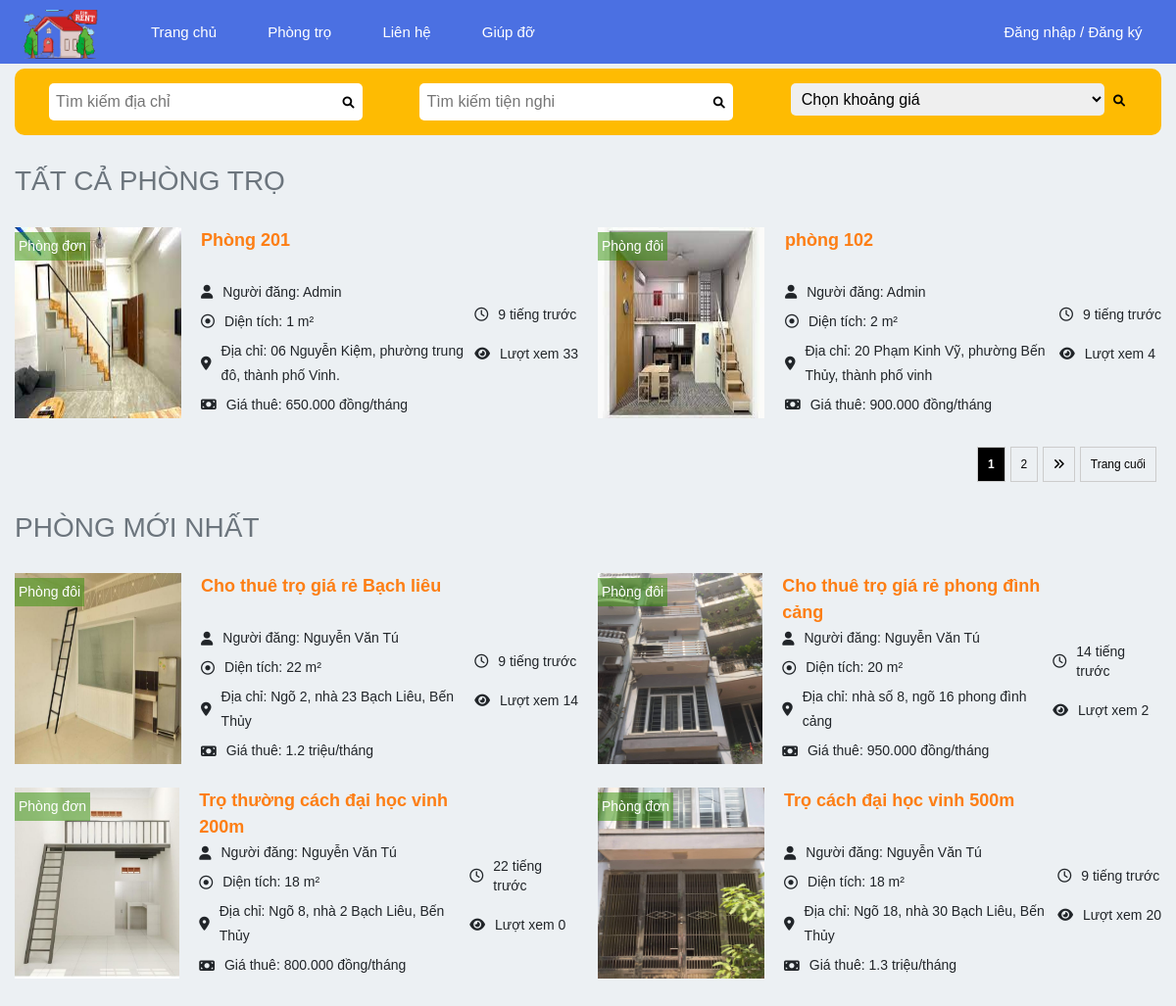
The page / on the database its author committed.
### tables this page shows
CREATE TABLE `motel` (
  `Id` int(10) NOT NULL,
  `title` varchar(255) NOT NULL,
  `description` text NOT NULL,
  `price` int(11) NOT NULL,
  `area` int(11) NOT NULL,
  `count_view` int(11) NOT NULL,
  `address` varchar(255) NOT NULL,
  `latlng` varchar(255) NOT NULL,
  `images` varchar(255) DEFAULT NULL,
  `user_id` int(10) NOT NULL,
  `category_id` int(11) NOT NULL,
  `district_id` int(11) NOT NULL,
  `utilities` varchar(255) NOT NULL,
  `created_at` timestamp NOT NULL DEFAULT current_timestamp(),
  `phone` varchar(255) NOT NULL,
  `status` int(11) NOT NULL DEFAULT 1
);

CREATE TABLE `category` (
  `id` int(10) NOT NULL,
  `category_name` varchar(255) NOT NULL,
  `title` varchar(255) NOT NULL,
  `created_at` timestamp NOT NULL DEFAULT current_timestamp()
);

CREATE TABLE `user` (
  `id` int(10) NOT NULL,
  `name` varchar(255) NOT NULL,
  `username` varchar(255) NOT NULL,
  `email` varchar(255) NOT NULL,
  `password` varchar(255) NOT NULL,
  `role` int(11) NOT NULL,
  `phone` varchar(255) NOT NULL,
  `avatar` varchar(255) NOT NULL
);

### index.php (the view, shortened to what this page needs)
<?php
 include "./include/connect.php";
  $item_per_page = !empty($_GET['per-page'])?$_GET['per-page']:2;
  $current_page = !empty($_GET['page'])?$_GET['page']:1 ;
  $offset = ($current_page - 1) * $item_per_page;
  if(isset($_POST['search-address'])&& isset($_POST['search-address'])){
    $keyword = $_POST['address'];
    $sql = "SELECT m.*, u.name, u.phone, ca.category_name FROM motel m join user  u on u.id = m.user_id join category ca on ca.id = m.category_id WHERE m.status = 1 and m.address LIKE '%".$keyword."%' LIMIT ".$item_per_page." OFFSET ".$offset;
  }
  elseif(isset($_POST['search-convenient'])&& isset($_POST['search-convenient'])){
    $keyword = $_POST['convenient'];
    $sql = "SELECT m.*, u.name, u.phone, ca.category_name FROM motel m join user  u on u.id = m.user_id join category ca on ca.id = m.category_id WHERE m.status = 1 and m.utilities LIKE '%".$keyword."%' LIMIT ".$item_per_page." OFFSET ".$offset;
  }
  else {
    $keyword = "";
    $sql = "SELECT m.*, u.name, u.phone, ca.category_name FROM motel m join user  u on u.id = m.user_id join category ca on ca.id = m.category_id WHERE m.status = 1 and m.address LIKE '%".$keyword."%' and m.utilities LIKE '%".$keyword."%' LIMIT ".$item_per_page." OFFSET ".$offset;
  }
  $query= mysqli_query($conn, $sql);
  $postNews = mysqli_query($conn, "SELECT m.*, u.name, u.phone, ca.category_name FROM motel m join user  u on u.id = m.user_id join category ca on ca.id = m.category_id WHERE m.status = 1  ORDER BY m.id DESC LIMIT 4");
?>
<!DOCTYPE html>
<html lang="en">
<head>
  <link href="https://cdn.jsdelivr.net/npm/bootstrap@5.1.3/dist/css/bootstrap.min.css" rel="stylesheet" />
  <link rel="stylesheet" href="./libs/fontawesome/css/all.min.css" />
  <link rel="stylesheet" href="./style/style.css">
</head>
<body>
  <?php include 'header.php'; ?>
  <div id="main">
    <div class="container">
      <div class="all-rooms">
        <div>
          <h5 class="list_title">TẤT CẢ PHÒNG TRỌ</h5>
        </div>
        <div class="grid" style=" margin-bottom: 25px;">
          <?php if ($query -> num_rows > 0) {
           while ($row = $query->fetch_assoc()){ ?>
            <div class="grid-list">
              <div class="img">
                <img src="<?php echo  $row['images'] ?>" style="width: 100%; height: 100%;" />
                <p class="text_img"><?php echo $row['category_name'] ?></p>
              </div>
              <div class="content">
                <a href="./rooms_details.php?id=<?php echo $row['Id'] ?>"><p class="name"><?php echo $row['title'] ?></p></a>
                <div class="flex">
                  <i class="fa-solid fa-user"></i>
                  <p>Người đăng: <span> <?php echo $row['name'] ?></span></p>
                </div>
                <div class="flex">
                  <i class="fa-regular fa-circle-dot"></i>
                  <p>Diện tích: <span><?php echo $row['area'] ?> m&sup2;</span></p>
                </div>
                <div class="flex">
                  <i class="fa-solid fa-location-dot"></i>
                  <p>Địa chỉ: <span><?php echo $row['address'] ?></span></p>
                </div>
                <div class="flex">
                <i class="fa-solid fa-money-bill"></i>
                  <p>Giá thuê: <span>
                    <?php
                      $tien = (int) $row['price'];
                      if(strlen($tien)>=7){
                        $bien =  $tien/1000000;
                        echo $bien." triệu/tháng";
                      }else {
                          $bien = number_format($tien,0,",",".");
                          echo $bien." đồng/tháng";
                      }
                    ?> </span></p>
                </div>
              </div>
              <div class="date">
                <div class="flex">
                  <i class="fa-regular fa-clock"></i>
                  <p><?php
                    $time = time() - strtotime($row['created_at']);
                    if(floor($time/60/60/24)==0){
                      if(floor($time/60/60)==0){
                        echo(ceil($time/60)." phút trước");
                      }else{
                        echo(floor($time/60/60)." tiếng trước");
                      }
                    }else{
                      echo(floor($time/60/60/24)." ngày trước");
                    }
                  ?>
                  </p>
                </div>
                <div class="flex">
                  <i class="fa-solid fa-eye"></i>
                  <p>Lượt xem <span><?php echo $row['count_view'] ?></span></p>
                </div>
              </div>
            </div>
          <?php }}?>
        </div>
        <?php include 'include/page-division.php'; ?>
      </div>
      <div class="new-rooms">
        <div>
          <h5 class="list_title">PHÒNG MỚI NHẤT</h5>
        </div>
        <div class="grid" style=" margin-bottom: 25px;">
          <?php
            foreach ($postNews as $key => $row){ ?>
            <div class="grid-list">
              <div class="img">
                <img src="<?php echo  $row['images'] ?>" style="width: 100%; height: 100%;" />
                <p class="text_img"><?php echo $row['category_name'] ?></p>
              </div>
              <div class="content">
                <a  href="./rooms_details.php?id=<?php echo $row['Id'] ?>"><p class="name"><?php echo $row['title'] ?></p></a>
                <div class="flex">
                  <i class="fa-solid fa-user"></i>
                  <p>Người đăng: <span> <?php echo $row['name'] ?></span></p>
                </div>
                <div class="flex">
                  <i class="fa-regular fa-circle-dot"></i>
                  <p>Diện tích: <span><?php echo $row['area'] ?> m&sup2;</span></p>
                </div>
                <div class="flex">
                  <i class="fa-solid fa-location-dot"></i>
                  <p>Địa chỉ: <span><?php echo $row['address'] ?></span></p>
                </div>
                <div class="flex">
                <i class="fa-solid fa-money-bill"></i>
                  <p>Giá thuê: <span>
                    <?php
                      $tien = (int) $row['price'];
                      if(strlen($tien)>=7){
                        $bien =  $tien/1000000;
                        echo $bien." triệu/tháng";
                      }else {
                          $bien = number_format($tien,0,",",".");
                          echo $bien." đồng/tháng";
                      }
                    ?> </span></p>
                </div>
              </div>
              <div class="date">
                <div class="flex">
                  <i class="fa-regular fa-clock"></i>
                  <p><?php
                    $time = time() - strtotime($row['created_at']);
                    if(floor($time/60/60/24)==0){
                      if(floor($time/60/60)==0){
                        echo(ceil($time/60)." phút trước");
                      }else{
                        echo(floor($time/60/60)." tiếng trước");
                      }
                    }else{
                      echo(floor($time/60/60/24)." ngày trước");
                    }
                  ?>
                  </p>
                </div>
                <div class="flex">
                  <i class="fa-solid fa-eye"></i>
                  <p>Lượt xem <span><?php echo $row['count_view'] ?></span></p>
                </div>
              </div>
            </div>
          <?php }?>
        </div>
      </div>
    </div>
  </div>
</body>
</html>

### style/style.css (style rules this page uses)
*, *::after, *::before { margin: 0; padding: 0; box-sizing: border-box; user-select: none; }
a, a:hover { text-decoration: none; transition: all 0.3s ease-in-out 0s; -moz-transition: all 0.3s ease-in-out 0s; -o-transition: all 0.3s ease-in-out 0s; -webkit-transition: all 0.3s ease-in-out 0s; -ms-transition: all 0.3s ease-in-out 0s; }
h1, h2, h3, h4, h5, h6, a, p, ul, li { margin: 0; padding: 0; list-style: none; }
.flex { display: flex; align-items: center; }
@media (min-width: 1200px) { .container { max-width: 1194px !important; } }
body { font-family: "Montserrat", sans-serif; font-size: 12px; background-color: #ecf0f3; }
#main { position: relative; }
.list_title { padding: 30px 0; color: #6c757d; font-size: 28px; }
.grid { display: grid; grid-gap: 20px; grid-template-columns: repeat(2, 1fr); }
.img { position: relative; width: 170px; height: 195px; }
.text_img { margin-top: 5px; background-color: rgb(48 143 5 / 50%); padding: 4px; text-align: center; font-size: 14px; position: absolute; top: 0; color: #fff; }
.content { width: 52%; padding-left: 20px; font-size: 14px; }
.content .name { color: #fd7e14; font-size: 18px; font-weight: 600; height: 54px; }
.content .flex { line-height: 25px; padding-bottom: 5px; }
.content .flex i { padding-right: 10px; }
.date { display: flex; font-size: 14px; flex-direction: column; justify-content: center; }
.date .flex { line-height: 20px; padding-top: 20px; }
.date .flex i { padding-right: 10px; }
.grid-list { display: flex; justify-content: space-between; }

### rows shown on the page
motel: images (picture), category.category_name "Phòng đơn", title "Phòng 201", user.name "Admin", area "1", address "06 Nguyễn Kiệm, phường trung đô, thành phố Vinh.", price "650.000", count_view "33"
motel: images (picture), category.category_name "Phòng đôi", title "phòng 102", user.name "Admin", area "2", address "20 Phạm Kinh Vỹ, phường Bến Thủy, thành phố vinh", price "900.000", count_view "4"
motel: images (picture), category.category_name "Phòng đôi", title "Cho thuê trọ giá rẻ Bạch liêu", user.name "Nguyễn Văn Tú", area "22", address "Ngõ 2, nhà 23 Bạch Liêu, Bến Thủy", price "1.2", count_view "14"
motel: images (picture), category.category_name "Phòng đôi", title "Cho thuê trọ giá rẻ phong đình cảng", user.name "Nguyễn Văn Tú", area "20", address "nhà số 8, ngõ 16 phong đình cảng", price "950.000", count_view "2"
motel: images (picture), category.category_name "Phòng đơn", title "Trọ thường cách đại học vinh 200m", user.name "Nguyễn Văn Tú", area "18", address "Ngõ 8, nhà 2 Bạch Liêu, Bến Thủy", price "800.000", count_view "0"
motel: images (picture), category.category_name "Phòng đơn", title "Trọ cách đại học vinh 500m", user.name "Nguyễn Văn Tú", area "18", address "Ngõ 18, nhà 30 Bạch Liêu, Bến Thủy", price "1.3", count_view "20"
